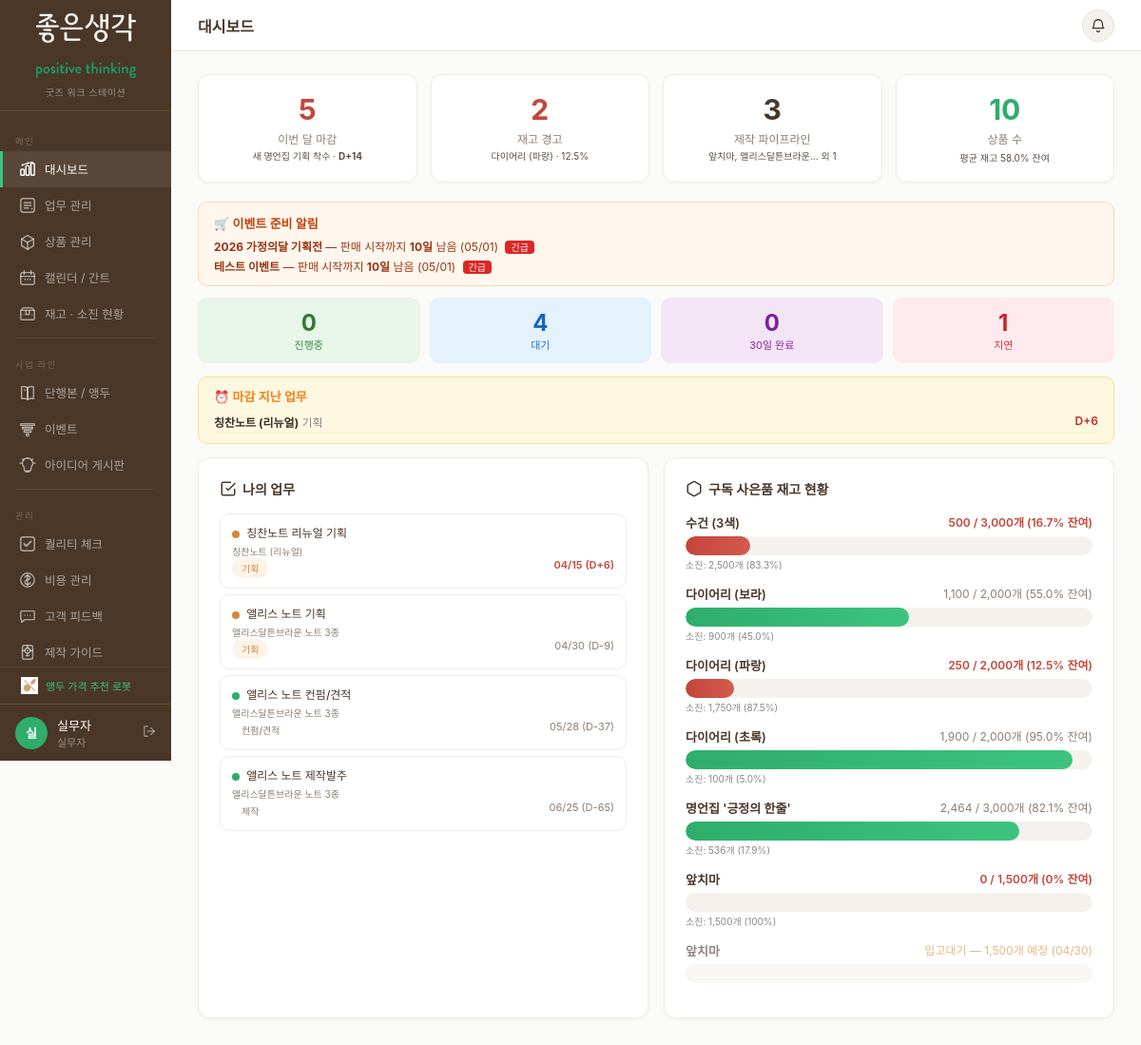
Page / (signed in) on the earlier database version.
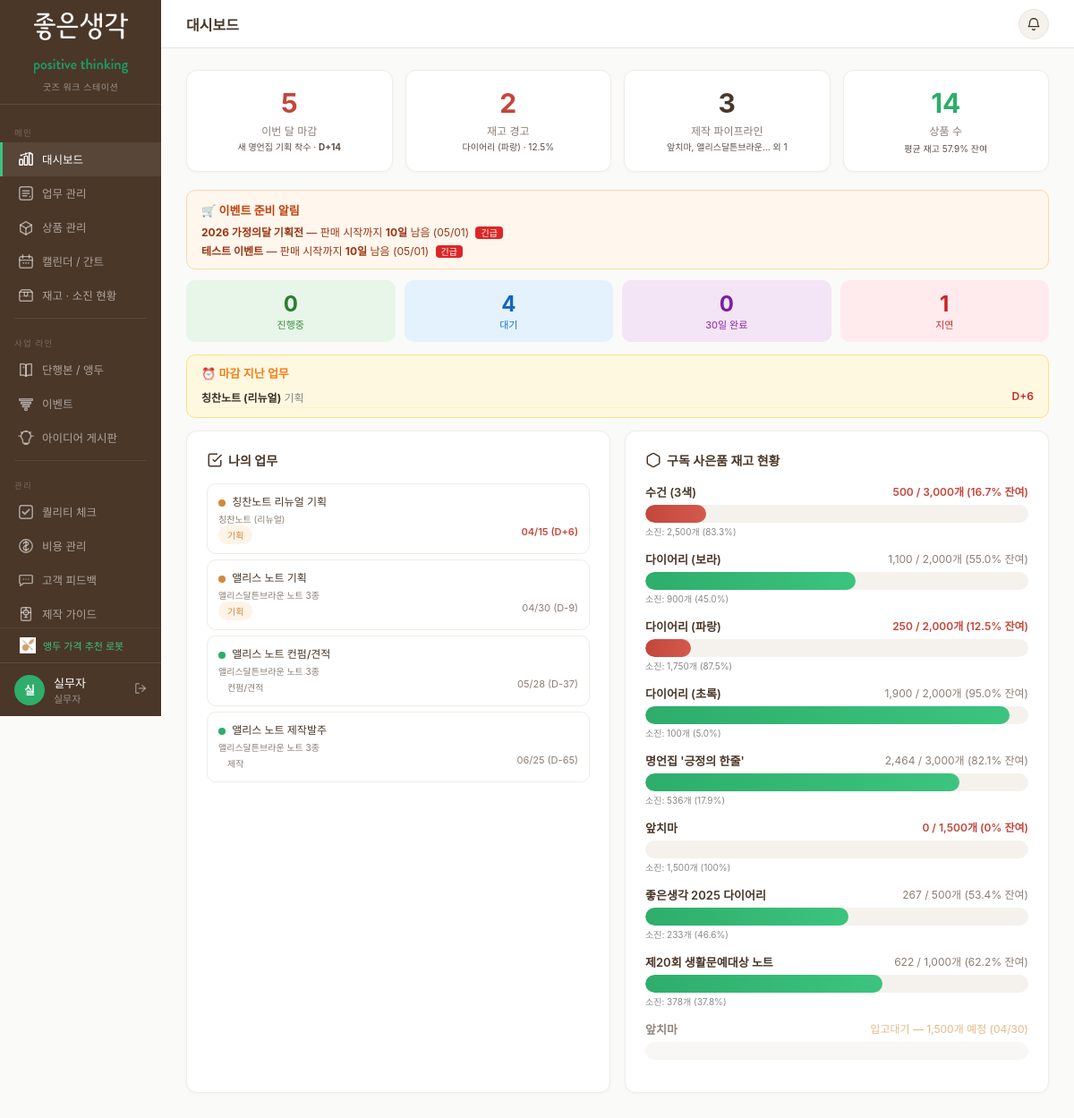
Same page on the later database version.
### models.py (models this page shows)
class Item(db.Model):
    __tablename__ = 'items'
    id = db.Column(db.Integer, primary_key=True)
    name = db.Column(db.String(200), nullable=False)
    sku_code = db.Column(db.String(200))  # 위하고 품목코드 (쉼표 구분 다중 가능, 예: GG220801,GG220802)
    line = db.Column(db.String(10), nullable=False)  # A, B, C, B,C
    category_id = db.Column(db.Integer, db.ForeignKey('categories.id'))
    artist = db.Column(db.String(100))
    unit_cost = db.Column(db.Integer)  # 원
    target_qty = db.Column(db.Integer)
    current_stock = db.Column(db.Integer, default=0)
    status = db.Column(db.String(30), default='기획중')
    usage = db.Column(db.String(30), default='판매')
    owner_id = db.Column(db.Integer, db.ForeignKey('users.id'))
    target_date = db.Column(db.Date)  # 목표 입고일
    memo = db.Column(db.Text)
    sale_url_smartstore = db.Column(db.String(500))  # 스마트스토어 링크
    sale_url_aengdu = db.Column(db.String(500))      # aengdu.kr 링크
    sale_url_positive = db.Column(db.String(500))     # positive.co.kr 링크
    sale_url_other = db.Column(db.String(500))        # 기타 판매 링크
    created_at = db.Column(db.DateTime, default=datetime.utcnow)
    updated_at = db.Column(db.DateTime, default=datetime.utcnow, onupdate=datetime.utcnow)
    owner = db.relationship('User', backref='items')
    tasks = db.relationship('Task', backref='item', lazy=True)
    inventory_logs = db.relationship('InventoryLog', backref='item', lazy=True)
    weekly_counts = db.relationship('WeeklyCount', backref='item', lazy=True)

class KakaoEvent(db.Model):
    __tablename__ = 'kakao_events'
    id = db.Column(db.Integer, primary_key=True)
    name = db.Column(db.String(200), nullable=False)
    period_start = db.Column(db.Date)
    period_end = db.Column(db.Date)
    status = db.Column(db.String(20), default='기획중')  # 기획중/준비완료/진행중/종료
    bundles = db.Column(db.Text)  # JSON — 번들 상품 ID 목록
    existing_stock_items = db.Column(db.Text)  # JSON — 기존 재고 사용 상품 ID 목록
    total_sold = db.Column(db.Integer)
    memo = db.Column(db.Text)
    created_at = db.Column(db.DateTime, default=datetime.utcnow)

class Task(db.Model):
    __tablename__ = 'tasks'
    id = db.Column(db.Integer, primary_key=True)
    title = db.Column(db.String(200), nullable=False)
    description = db.Column(db.Text)
    item_id = db.Column(db.Integer, db.ForeignKey('items.id'))
    assignee_id = db.Column(db.Integer, db.ForeignKey('users.id'))
    status = db.Column(db.String(20), default='대기')  # 대기/진행중/완료
    priority = db.Column(db.String(10), default='보통')  # 긴급/높음/보통/낮음
    stage = db.Column(db.String(20))  # 기획/디자인/컨펌·견적/제작/입고
    revision_count = db.Column(db.Integer, default=0)  # 샘플 수정 횟수
    production_weeks = db.Column(db.Integer)  # 제작 기간 (1~8주)
    production_start = db.Column(db.Date)    # 제작 시작일
    due_date = db.Column(db.Date)
    start_date = db.Column(db.Date)
    created_at = db.Column(db.DateTime, default=datetime.utcnow)
    completed_at = db.Column(db.DateTime)
    assignee = db.relationship('User', backref='tasks')
    comments = db.relationship('Comment', backref='task', lazy=True, cascade='all,delete-orphan')

### app.py (the view, shortened to what this page needs)
@app.route('/')
@login_required
def dashboard():
    if _is_mobile():
        return redirect('/m/')
    today = date.today()
    month_start = date(today.year, today.month, 1)
    if today.month == 12:
        month_end = date(today.year + 1, 1, 1) - timedelta(days=1)
    else:
        month_end = date(today.year, today.month + 1, 1) - timedelta(days=1)
    due_this_month = Task.query.filter(
        Task.due_date >= month_start, Task.due_date <= month_end,
        Task.status != '완료'
    ).order_by(Task.due_date).all()
    due_count = len(due_this_month)
    nearest_due = due_this_month[0] if due_this_month else None
    nearest_item_name = nearest_due.item.name if nearest_due and nearest_due.item else (nearest_due.title if nearest_due else '')
    days_left = (nearest_due.due_date - today).days if nearest_due else None
    all_selling = Item.query.filter(Item.current_stock > 0, Item.status.in_(['소진중','판매중'])).all()
    stock_alerts = sum(1 for i in all_selling if i.current_stock <= (i.target_qty * 0.25 if i.target_qty else 100))
    lowest_item = None
    lowest_pct = 999
    for i in all_selling:
        if i.target_qty and i.target_qty > 0:
            pct = i.current_stock / i.target_qty * 100
            if pct < lowest_pct:
                lowest_pct = pct
                lowest_item = i
    pipeline_items = Item.query.filter(Item.status.in_(['기획중','디자인중','제작중','입고대기'])).all()
    pipeline_count = len(pipeline_items)
    selling_items = Item.query.filter(Item.status.in_(['판매중','소진중'])).all()
    selling_count = len(selling_items)
    total_stock = sum(i.current_stock or 0 for i in selling_items)
    total_target = sum(i.target_qty or 0 for i in selling_items)
    avg_remain_pct = round(total_stock / total_target * 100, 1) if total_target > 0 else 0
    kakao_deadline = 45  # 판매 시작 45일 전부터 알림
    kakao_alerts = []
    upcoming_kakao = KakaoEvent.query.filter(
        KakaoEvent.period_start != None,
        KakaoEvent.status.in_(['기획중', '준비완료'])
    ).all()
    for ev in upcoming_kakao:
        days_until = (ev.period_start - today).days
        if 0 < days_until <= kakao_deadline:
            kakao_alerts.append({'name': ev.name, 'start': ev.period_start, 'days': days_until})
    kakao_alerts.sort(key=lambda x: x['days'])
    if has_perm('view_all_tasks'):
        my_tasks = Task.query.filter(Task.status!='완료').order_by(Task.due_date).limit(8).all()
    else:
        my_tasks = Task.query.filter_by(assignee_id=current_user.id).filter(Task.status!='완료').order_by(Task.due_date).limit(10).all()
    items_a = Item.query.filter(Item.line.contains('A')).all()
    my_overdue = []
    my_stats = {}
    my_recent_revisions = []
    if not has_perm('view_all_tasks'):
        all_my = Task.query.filter_by(assignee_id=current_user.id).all()
        my_active = [t for t in all_my if t.status == '진행중']
        my_waiting = [t for t in all_my if t.status == '대기']
        my_done_30d = [t for t in all_my if t.status == '완료' and t.completed_at and t.completed_at >= datetime.utcnow() - timedelta(days=30)]
        my_overdue = [t for t in all_my if t.status != '완료' and t.due_date and t.due_date < today]
        my_stats = {'active': len(my_active), 'waiting': len(my_waiting), 'done_30d': len(my_done_30d), 'overdue': len(my_overdue)}
        my_recent_revisions = [t for t in all_my if t.revision_count and t.revision_count > 0 and t.status != '완료']
        my_task_ids = [t.id for t in all_my]
        my_recent_comments = []
        if my_task_ids:
            my_recent_comments = Comment.query.filter(
                Comment.task_id.in_(my_task_ids), Comment.author_id != current_user.id
            ).order_by(Comment.created_at.desc()).limit(5).all()
    staff_stats = []
    overdue_tasks = []
    supply_gap_alerts = []
    item_stage_map = []
    return render_template('index.html', page='dashboard',
                           due_count=due_count, nearest_item_name=nearest_item_name, days_left=days_left,
                           stock_alerts=stock_alerts, lowest_item=lowest_item, lowest_pct=round(lowest_pct, 1) if lowest_item else 0,
                           pipeline_count=pipeline_count, pipeline_items=pipeline_items,
                           selling_count=selling_count, avg_remain_pct=avg_remain_pct,
                           my_tasks=my_tasks, items_a=items_a, today=today,
                           kakao_alerts=kakao_alerts,
                           staff_stats=staff_stats, overdue_tasks=overdue_tasks,
                           supply_gap_alerts=supply_gap_alerts, item_stage_map=item_stage_map,
                           my_overdue=my_overdue, my_stats=my_stats,
                           my_recent_revisions=my_recent_revisions,
                           my_recent_comments=my_recent_comments if not has_perm('view_all_tasks') else [])

### templates/index.html (shortened to what the changed rows need)
<!DOCTYPE html>
<html lang="ko">
<head>
<link rel="stylesheet" href="{{ url_for('static', filename='css/style.css') }}">
</head>
<body>
<div class="main">
  {% if page == 'dashboard' %}
  <div class="summary-row">
    <a href="/calendar" class="summary-card {{ 'danger' if days_left is not none and days_left <= 3 else 'warn' if due_count > 0 else 'success' }}" style="text-decoration:none;color:inherit;cursor:pointer">
      <div class="number">{{ due_count }}</div>
      <div class="label">이번 달 마감</div>
      {% if nearest_item_name %}
      <div style="font-size:10px;margin-top:4px;opacity:.85;line-height:1.3">
        {{ nearest_item_name[:12] }}{% if nearest_item_name|length > 12 %}…{% endif %}
        {% if days_left is not none %}· <strong>D{{ '-' if days_left >= 0 else '+' }}{{ days_left|abs }}</strong>{% endif %}
      </div>
      {% endif %}
    </a>
    <a href="/items" class="summary-card {{ 'danger' if stock_alerts > 0 else 'success' }}" style="text-decoration:none;color:inherit;cursor:pointer">
      <div class="number">{{ stock_alerts }}</div>
      <div class="label">재고 경고</div>
      {% if lowest_item %}
      <div style="font-size:10px;margin-top:4px;opacity:.85;line-height:1.3">
        {{ lowest_item.name[:12] }}{% if lowest_item.name|length > 12 %}…{% endif %} · {{ lowest_pct }}%
      </div>
      {% endif %}
    </a>
    <a href="/tasks" class="summary-card info" style="text-decoration:none;color:inherit;cursor:pointer">
      <div class="number">{{ pipeline_count }}</div>
      <div class="label">제작 파이프라인</div>
      {% if pipeline_items %}
      <div style="font-size:10px;margin-top:4px;opacity:.85;line-height:1.3">
        {% for pi in pipeline_items[:2] %}{{ pi.name[:8] }}{% if pi.name|length > 8 %}…{% endif %}{{ ', ' if not loop.last else '' }}{% endfor %}{% if pipeline_items|length > 2 %} 외 {{ pipeline_items|length - 2 }}{% endif %}
      </div>
      {% endif %}
    </a>
    <a href="/inventory" class="summary-card {{ 'success' if avg_remain_pct > 50 else 'warn' if avg_remain_pct > 25 else 'danger' }}" style="text-decoration:none;color:inherit;cursor:pointer">
      <div class="number">{{ selling_count }}</div>
      <div class="label">상품 수</div>
      <div style="font-size:10px;margin-top:4px;opacity:.85">평균 재고 {{ avg_remain_pct }}% 잔여</div>
    </a>
  </div>
  {% if kakao_alerts %}
  <div style="background:#fff7ed;border:1px solid #fed7aa;border-radius:10px;padding:12px 16px;margin-bottom:12px">
    <div style="font-weight:600;font-size:13px;color:#c2410c;margin-bottom:6px">🛒 이벤트 준비 알림</div>
    {% for ka in kakao_alerts %}
    <div style="font-size:12px;color:#9a3412;margin-top:4px">
      <strong>{{ ka.name }}</strong> — 판매 시작까지 <strong>{{ ka.days }}일</strong> 남음 ({{ ka.start.strftime('%m/%d') }})
      {% if ka.days <= 14 %}<span style="background:#dc2626;color:#fff;padding:1px 6px;border-radius:4px;font-size:10px;margin-left:4px">긴급</span>{% endif %}
    </div>
    {% endfor %}
  </div>
  {% endif %}
  {% if not user_is_admin %}
  <div style="display:grid;grid-template-columns:repeat(4,1fr);gap:10px;margin-bottom:14px">
    <div style="background:#e8f5e9;border-radius:10px;padding:12px 16px;text-align:center">
      <div style="font-size:24px;font-weight:700;color:#2e7d32">{{ my_stats.active or 0 }}</div>
      <div style="font-size:11px;color:#388e3c">진행중</div>
    </div>
    <div style="background:#e3f2fd;border-radius:10px;padding:12px 16px;text-align:center">
      <div style="font-size:24px;font-weight:700;color:#1565c0">{{ my_stats.waiting or 0 }}</div>
      <div style="font-size:11px;color:#1976d2">대기</div>
    </div>
    <div style="background:#f3e5f5;border-radius:10px;padding:12px 16px;text-align:center">
      <div style="font-size:24px;font-weight:700;color:#7b1fa2">{{ my_stats.done_30d or 0 }}</div>
      <div style="font-size:11px;color:#8e24aa">30일 완료</div>
    </div>
    <div style="background:{{ '#ffebee' if (my_stats.overdue or 0) > 0 else '#f5f5f5' }};border-radius:10px;padding:12px 16px;text-align:center">
      <div style="font-size:24px;font-weight:700;color:{{ '#c62828' if (my_stats.overdue or 0) > 0 else '#aaa' }}">{{ my_stats.overdue or 0 }}</div>
      <div style="font-size:11px;color:{{ '#d32f2f' if (my_stats.overdue or 0) > 0 else '#aaa' }}">지연</div>
    </div>
  </div>
  {% if my_overdue %}
  <div style="background:#fff8e1;border:1px solid #ffe082;border-radius:10px;padding:10px 16px;margin-bottom:14px">
    <div style="font-weight:600;font-size:13px;color:#f57f17;margin-bottom:6px">⏰ 마감 지난 업무</div>
    {% for t in my_overdue %}
    <div style="font-size:12px;padding:3px 0;border-bottom:1px solid #fff3c4">
      <strong>{{ t.item.name if t.item else t.title }}</strong>
      <span style="color:#888">{{ t.stage }}</span>
      <span style="color:#c62828;font-weight:600;float:right">D+{{ (today - t.due_date).days }}</span>
    </div>
    {% endfor %}
  </div>
  {% endif %}
  {% endif %}
  <div style="display:grid;grid-template-columns:1fr 1fr;gap:16px">
    <div class="card">
      <h3 style="display:flex;align-items:center;gap:6px">
        <svg width="18" height="18" viewBox="0 0 24 24" fill="none" stroke="var(--brown)" stroke-width="2"><path d="M9 11l3 3L22 4"/><path d="M21 12v7a2 2 0 0 1-2 2H5a2 2 0 0 1-2-2V5a2 2 0 0 1 2-2h11"/></svg>
        {% if user_is_admin %}전체 진행 업무{% else %}나의 업무{% endif %}
      </h3>
      {% if my_tasks %}
      {% for t in my_tasks %}
      <div class="task-card">
        <div class="task-title">
          <span class="priority-dot {{ 'urgent' if t.priority=='긴급' else 'high' if t.priority=='높음' else 'normal' }}"></span>
          {{ t.title }}
        </div>
        {% if t.item %}<div style="font-size:10px;color:var(--text-light);margin-top:1px">{{ t.item.name }}{% if current_user.role in ('소장','편집장','행정팀장') and t.assignee %} · {{ t.assignee.name }}{% endif %}</div>{% endif %}
        <div class="task-meta">
          <span class="status-badge {% if t.stage == '기획' %}plan{% elif t.stage == '디자인' %}design{% elif t.stage == '제작' %}prod{% else %}stock{% endif %}" style="font-size:10px">{{ t.stage or '' }}</span>
          {% if t.due_date %}
          {% set d_left = (t.due_date - today).days %}
          <span style="{{ 'color:var(--danger);font-weight:600' if d_left <= 3 else '' }}">
            {{ t.due_date.strftime('%m/%d') }}
            {% if d_left >= 0 %}(D-{{ d_left }}){% else %}(D+{{ d_left|abs }}){% endif %}
          </span>
          {% endif %}
        </div>
      </div>
      {% endfor %}
      {% endif %}
    </div>
    <div class="card">
      <h3 style="display:flex;align-items:center;gap:6px">
        <svg width="18" height="18" viewBox="0 0 24 24" fill="none" stroke="var(--brown)" stroke-width="2"><path d="M21 16V8a2 2 0 0 0-1-1.73l-7-4a2 2 0 0 0-2 0l-7 4A2 2 0 0 0 3 8v8a2 2 0 0 0 1 1.73l7 4a2 2 0 0 0 2 0l7-4A2 2 0 0 0 21 16z"/></svg>
        구독 사은품 재고 현황
      </h3>
      {% for it in items_a %}
      {% if it.target_qty and it.target_qty > 0 %}
      {% set pct = (it.current_stock / it.target_qty * 100)|round(1) if it.current_stock else 0 %}
      {% set consumed = it.target_qty - (it.current_stock or 0) %}
      <div class="inv-item">
        <div class="inv-header">
          <span class="name">{{ it.name }}</span>
          <span class="info" style="{{ 'color:var(--danger);font-weight:600' if pct <= 25 else '' }}">{{ '{:,}'.format(it.current_stock or 0) }} / {{ '{:,}'.format(it.target_qty) }}개 ({{ pct }}% 잔여)</span>
        </div>
        <div class="inv-bar">
          <div class="fill {{ 'high' if pct > 50 else 'mid' if pct > 25 else 'low' }}" style="width:{{ [pct, 100]|min|int }}%"></div>
        </div>
        <div style="font-size:10px;color:#888;margin-top:2px">소진: {{ '{:,}'.format(consumed) }}개 ({{ (100 - pct)|round(1) }}%)</div>
      </div>
      {% endif %}
      {% endfor %}
      {% for it in items_a %}
      {% if it.status == '입고대기' %}
      <div class="inv-item" style="opacity:.6">
        <div class="inv-header">
          <span class="name">{{ it.name }}</span>
          <span class="info" style="color:var(--warn)">입고대기 — {{ '{:,}'.format(it.target_qty or 0) }}개 예정 {% if it.target_date %}({{ it.target_date.strftime('%m/%d') }}){% endif %}</span>
        </div>
        <div class="inv-bar"><div class="fill" style="width:0%;background:#ddd"></div></div>
      </div>
      {% endif %}
      {% endfor %}
    </div>
  </div>
  {% endif %}
</div>
</body>
</html>

Differences in the rows shown:
added Item: name "좋은생각 2025 다이어리", current_stock "267", target_qty "500", pct "53.4", {{ [pct, 100]|min|int }} 53 (drawn), consumed "233", value "46.6", shown under "구독 사은품 재고 현황"
added Item: name "제20회 생활문예대상 노트", current_stock "622", target_qty "1,000", pct "62.2", {{ [pct, 100]|min|int }} 62 (drawn), consumed "378", value "37.8", shown under "구독 사은품 재고 현황"
Other differences:
{{ selling_count }}: "10" → "14"
{{ avg_remain_pct }}: "58.0" → "57.9"
